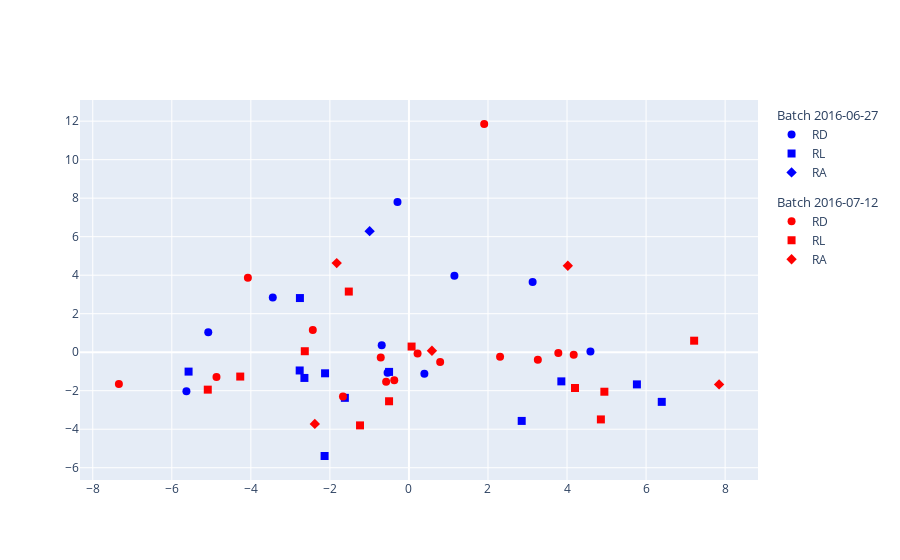

Notebook code for this chart:
### Code cell
# Reconstruct the dataset using the trained ABaCo model
corrected_dataset = model.reconstruct(seed=42)

# Plot the PCoA of the reconstructed dataset
plotPCoA(
    data = corrected_dataset, 
    sample_label=id_col, 
    batch_label=batch_col, 
    experiment_label=bio_col
)

### Figure 1 — Plotly figure (JSON) as saved in the notebook; plotly's stock layout.template omitted (floating-point values rounded to 4 significant figures)
{"data": [{"legendgroup": "2016-06-27", "legendgrouptitle": {"text": "Batch 2016-06-27"}, "marker": {"color": ["blue", "blue", "blue", "blue", "blue", "blue", "blue", "blue", "blue", "blue"], "size": 8, "symbol": ["circle", "circle", "circle", "circle", "circle", "circle", "circle", "circle", "circle", "circle"]}, "mode": "markers", "name": "RD", "type": "scatter", "x": [-5.077, -5.63, 3.129, -0.5405, -3.445, -0.6887, 4.592, 1.15, 0.3907, -0.2899], "y": [1.041, -2.033, 3.645, -1.069, 2.847, 0.3595, 0.03896, 3.975, -1.113, 7.802]}, {"legendgroup": "2016-06-27", "legendgrouptitle": {"text": "Batch 2016-06-27"}, "marker": {"color": ["blue", "blue", "blue", "blue", "blue", "blue", "blue", "blue", "blue", "blue", "blue", "blue"], "size": 8, "symbol": ["square", "square", "square", "square", "square", "square", "square", "square", "square", "square", "square", "square"]}, "mode": "markers", "name": "RL", "type": "scatter", "x": [-2.758, -1.621, 5.768, -2.645, -2.134, -5.575, -0.5028, 6.397, -2.122, 2.853, -2.764, 3.856], "y": [2.813, -2.37, -1.672, -1.337, -5.391, -1.008, -1.023, -2.58, -1.096, -3.569, -0.9492, -1.515]}, {"legendgroup": "2016-06-27", "legendgrouptitle": {"text": "Batch 2016-06-27"}, "marker": {"color": ["blue"], "size": 8, "symbol": ["diamond"]}, "mode": "markers", "name": "RA", "type": "scatter", "x": [-0.9945], "y": [6.287]}, {"legendgroup": "2016-07-12", "legendgrouptitle": {"text": "Batch 2016-07-12"}, "marker": {"color": ["red", "red", "red", "red", "red", "red", "red", "red", "red", "red", "red", "red", "red", "red", "red"], "size": 8, "symbol": ["circle", "circle", "circle", "circle", "circle", "circle", "circle", "circle", "circle", "circle", "circle", "circle", "circle", "circle", "circle"]}, "mode": "markers", "name": "RD", "type": "scatter", "x": [1.904, 0.7899, -2.433, -7.338, 3.261, -0.7135, -0.577, -4.87, -4.075, -0.3718, 3.78, 2.306, 0.2185, -1.669, 4.169], "y": [11.85, -0.5137, 1.149, -1.651, -0.3975, -0.2743, -1.531, -1.291, 3.868, -1.451, -0.04043, -0.2321, -0.06447, -2.296, -0.1303]}, {"legendgroup": "2016-07-12", "legendgrouptitle": {"text": "Batch 2016-07-12"}, "marker": {"color": ["red", "red", "red", "red", "red", "red", "red", "red", "red", "red", "red"], "size": 8, "symbol": ["square", "square", "square", "square", "square", "square", "square", "square", "square", "square", "square"]}, "mode": "markers", "name": "RL", "type": "scatter", "x": [4.945, 0.06683, 4.201, 7.216, -1.238, -5.09, -4.268, -2.635, 4.856, -1.522, -0.503], "y": [-2.053, 0.2929, -1.86, 0.5978, -3.802, -1.944, -1.265, 0.05081, -3.491, 3.15, -2.548]}, {"legendgroup": "2016-07-12", "legendgrouptitle": {"text": "Batch 2016-07-12"}, "marker": {"color": ["red", "red", "red", "red", "red"], "size": 8, "symbol": ["diamond", "diamond", "diamond", "diamond", "diamond"]}, "mode": "markers", "name": "RA", "type": "scatter", "x": [-1.827, 4.02, -2.381, 0.5818, 7.848], "y": [4.628, 4.488, -3.724, 0.07195, -1.672]}], "layout": {}}
